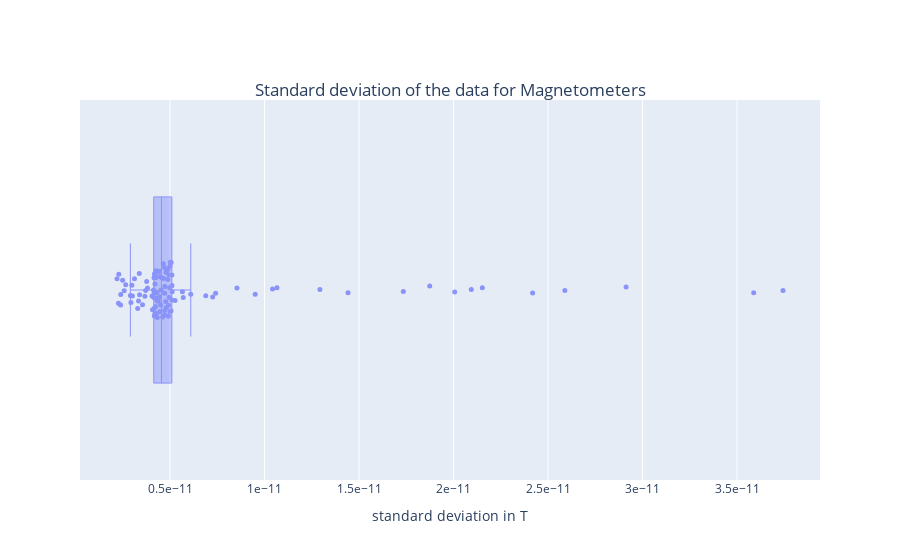

Notebook code for this chart:
### Code cell
fig_m, fig_path_m=boxplot_std_hovering_plotly(std_data=rmse_mags, tit='Magnetometers', channel_names=mags, sid='1')

### Figure 1 — Plotly figure (JSON) as saved in the notebook; plotly's stock layout.template omitted (floating-point values rounded to 4 significant figures)
{"data": [{"boxpoints": "all", "hovertemplate": "%{text}<br>STD: %{x: .0f}", "line": {"width": 1}, "marker": {"size": 5}, "name": "", "opacity": 0.7, "pointpos": 0, "text": ["MEG0111", "MEG0121", "MEG0131", "MEG0141", "MEG0211", "MEG0221", "MEG0231", "MEG0241", "MEG0311", "MEG0321", "MEG0331", "MEG0341", "MEG0411", "MEG0421", "MEG0431", "MEG0441", "MEG0511", "MEG0521", "MEG0531", "MEG0541", "MEG0611", "MEG0621", "MEG0631", "MEG0641", "MEG0711", "MEG0721", "MEG0731", "MEG0741", "MEG0811", "MEG0821", "MEG0911", "MEG0921", "MEG0931", "MEG0941", "MEG1011", "MEG1021", "MEG1031", "MEG1041", "MEG1111", "MEG1121", "MEG1131", "MEG1141", "MEG1211", "MEG1221", "MEG1231", "MEG1241", "MEG1311", "MEG1321", "MEG1331", "MEG1341", "MEG1411", "MEG1421", "MEG1431", "MEG1441", "MEG1511", "MEG1521", "MEG1531", "MEG1541", "MEG1611", "MEG1621", "MEG1631", "MEG1641", "MEG1711", "MEG1721", "MEG1731", "MEG1741", "MEG1811", "MEG1821", "MEG1831", "MEG1841", "MEG1911", "MEG1921", "MEG1931", "MEG1941", "MEG2011", "MEG2021", "MEG2031", "MEG2041", "MEG2111", "MEG2121", "MEG2131", "MEG2141", "MEG2211", "MEG2221", "MEG2231", "MEG2241", "MEG2311", "MEG2321", "MEG2331", "MEG2341", "MEG2411", "MEG2421", "MEG2431", "MEG2441", "MEG2511", "MEG2521", "MEG2531", "MEG2541", "MEG2611", "MEG2621", "MEG2631", "MEG2641"], "type": "box", "x": [4.771e-12, 6.097e-12, 5.111e-12, 5.267e-12, 5.054e-12, 5e-12, 4.952e-12, 5.097e-12, 3.588e-11, 4.47e-12, 4.26e-12, 8.543e-12, 4.528e-12, 3.671e-12, 3.809e-12, 4.567e-12, 1.042e-11, 2.152e-11, 2.094e-11, 5.657e-12, 5.093e-12, 2.393e-12, 2.656e-12, 2.981e-12, 2.903e-12, 2.271e-12, 2.932e-12, 3.335e-12, 1.734e-11, 1.874e-11, 7.413e-12, 2.589e-11, 6.893e-12, 3.29e-12, 4.267e-12, 2.293e-12, 2.386e-12, 2.195e-12, 2.494e-12, 3.374e-12, 3.392e-12, 2.574e-12, 2.006e-11, 4.918e-12, 4.203e-12, 3.119e-12, 4.268e-12, 4.893e-12, 4.949e-12, 4.257e-12, 4.803e-12, 4.714e-12, 1.442e-11, 4.791e-12, 4.641e-12, 5.7e-12, 2.913e-11, 2.419e-11, 5.022e-12, 4.98e-12, 4.927e-12, 4.892e-12, 7.259e-12, 4.613e-12, 4.379e-12, 4.205e-12, 4.713e-12, 4.17e-12, 4.049e-12, 4.718e-12, 4.715e-12, 4.462e-12, 4.301e-12, 4.671e-12, 4.435e-12, 4.163e-12, 4.313e-12, 4.505e-12, 4.328e-12, 4.128e-12, 4.075e-12, 4.18e-12, 3.01e-12, 3.544e-12, 3.764e-12, 3.71e-12, 4.161e-12, 4.433e-12, 4.23e-12, 4.223e-12, 4.328e-12, 5.103e-12, 4.995e-12, 4.202e-12, 4.733e-12, 5.061e-12, 4.14e-12, 4.155e-12, 1.293e-11, 3.743e-11, 1.066e-11, 9.507e-12]}], "layout": {"title": {"text": "Standard deviation of the data for Magnetometers", "x": 0.5, "xanchor": "center", "y": 0.85, "yanchor": "top"}, "xaxis": {"exponentformat": "e", "showexponent": "all", "title": {"text": "standard deviation in T"}}, "yaxis": {"showticklabels": false, "visible": false}}}
